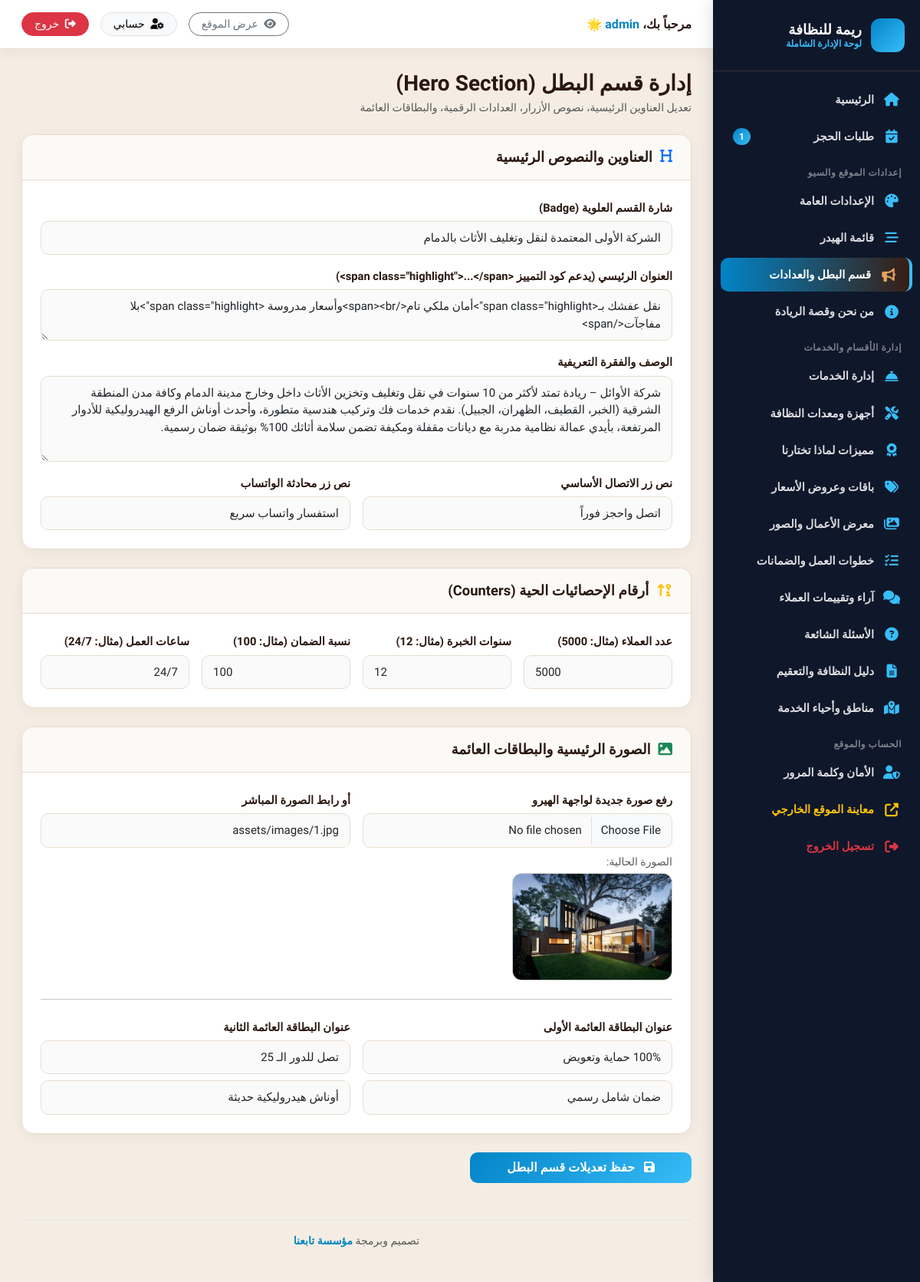
/admin/hero.php (signed in), run on an earlier commit of the app's database.
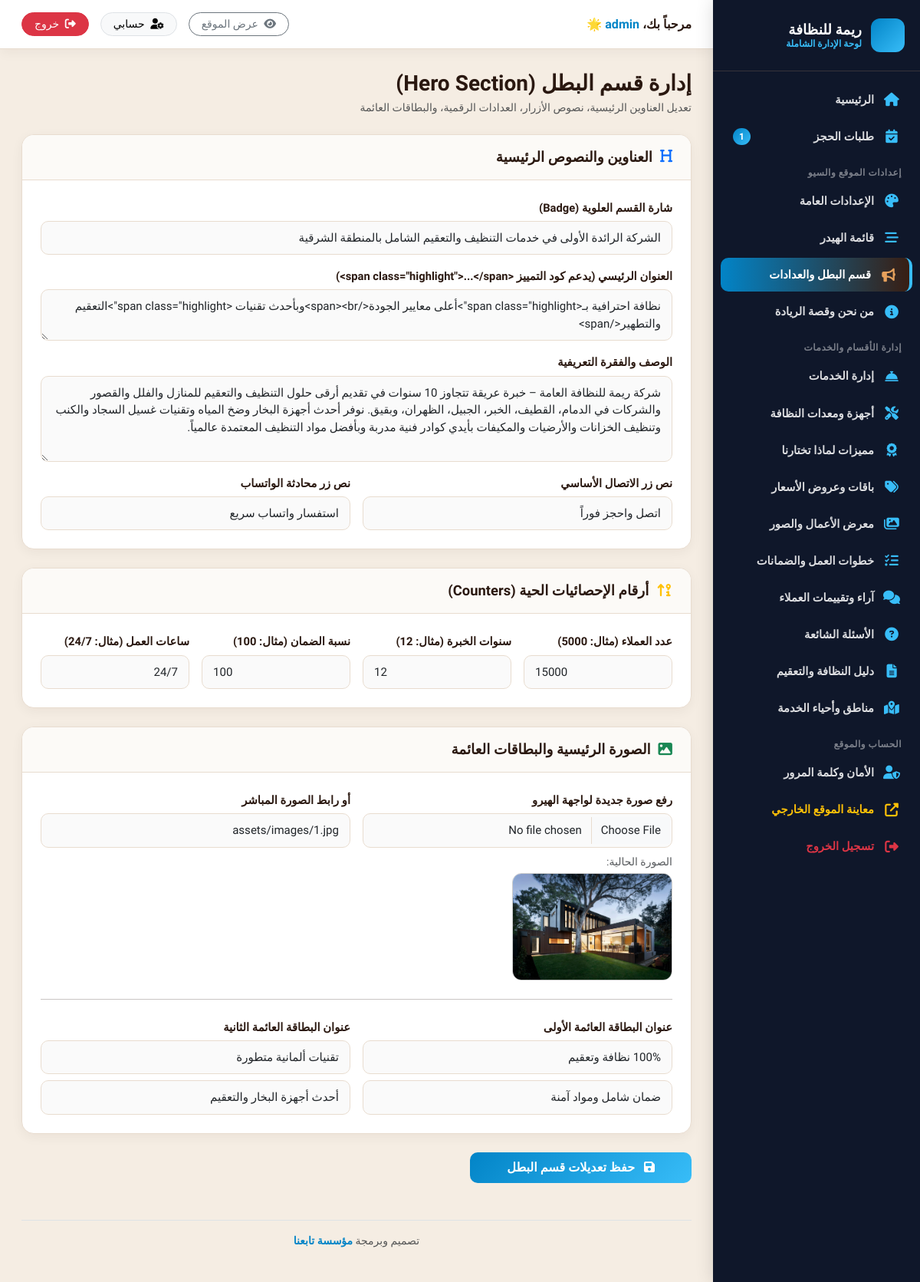
And on a later commit of the database.
### tables this page shows
CREATE TABLE sections_content (
  section_key TEXT PRIMARY KEY,
  content_data TEXT NOT NULL
);

### includes/functions.php (called while the page is built, shortened)
<?php
require_once __DIR__ . '/db.php';
function get_section($section_key, $default = []) {
    global $pdo;
    try {
        $stmt = $pdo->prepare("SELECT content_data FROM sections_content WHERE section_key = :k LIMIT 1");
        $stmt->execute([':k' => $section_key]);
        $row = $stmt->fetch();
        if ($row && !empty($row['content_data'])) {
            $decoded = json_decode($row['content_data'], true);
            return is_array($decoded) ? array_merge($default, $decoded) : $default;
        }
    } catch (Exception $e) {}
    return $default;
}

### admin/hero.php (the view, shortened to what the rows shown need)
<?php
require_once __DIR__ . '/includes/admin_header.php';
$hero = get_section('hero', [
    'badge'          => 'الشركة الرائدة الأولى في خدمات التنظيف والتعقيم الشامل بالمنطقة الشرقية',
    'title'          => 'نظافة احترافية بـ<span class="highlight">أعلى معايير الجودة</span><br>وبأحدث تقنيات <span class="highlight">التعقيم والتطهير</span>',
    'desc'           => 'شركة ريمة للنظافة العامة – خبرة عريقة تتجاوز 10 سنوات في تقديم أرقى حلول التنظيف والتعقيم للمنازل والفلل والقصور والشركات في الدمام، القطيف، الخبر، الجبيل، الظهران، وبقيق. نوفر أحدث أجهزة البخار وضخ المياه وتقنيات غسيل السجاد والكنب وتنظيف الخزانات والأرضيات والمكيفات بأيدي كوادر فنية مدربة وبأفضل مواد التنظيف المعتمدة عالمياً.',
    'btn_call'       => 'اتصل واحجز فوراً',
    'btn_wa'         => 'استفسار واتساب سريع',
    'stat_clients'   => '5000',
    'stat_years'     => '12',
    'stat_guarantee' => '100',
    'stat_hours'     => '24/7',
    'card1_title'    => '100% نظافة وتعقيم',
    'card1_sub'      => 'ضمان شامل ومواد آمنة',
    'card2_title'    => 'تقنيات ألمانية متطورة',
    'card2_sub'      => 'أحدث أجهزة البخار والتعقيم',
    'image'          => 'assets/images/1.jpg'
]);
?>
<form method="POST" action="hero.php" enctype="multipart/form-data">
  <div class="content-card">
    <div class="content-card-body">
      <div class="row g-3">
        <div class="col-12">
          <label class="form-label">شارة القسم العلوية (Badge)</label>
          <input type="text" name="badge" class="form-control" value="<?= htmlspecialchars($hero['badge'] ?? '') ?>" required />
        </div>
        <div class="col-12">
          <label class="form-label">العنوان الرئيسي (يدعم كود التمييز &lt;span class="highlight"&gt;...&lt;/span&gt;)</label>
          <textarea name="title" class="form-control" rows="2" required><?= htmlspecialchars($hero['title'] ?? '') ?></textarea>
        </div>
        <div class="col-12">
          <label class="form-label">الوصف والفقرة التعريفية</label>
          <textarea name="desc" class="form-control" rows="4" required><?= htmlspecialchars($hero['desc'] ?? '') ?></textarea>
        </div>
        <div class="col-md-6">
          <label class="form-label">نص زر الاتصال الأساسي</label>
          <input type="text" name="btn_call" class="form-control" value="<?= htmlspecialchars($hero['btn_call'] ?? '') ?>" />
        </div>
        <div class="col-md-6">
          <label class="form-label">نص زر محادثة الواتساب</label>
          <input type="text" name="btn_wa" class="form-control" value="<?= htmlspecialchars($hero['btn_wa'] ?? '') ?>" />
        </div>
      </div>
    </div>
  </div>
  <div class="content-card">
    <div class="content-card-body">
      <div class="row g-3">
        <div class="col-md-3">
          <label class="form-label">عدد العملاء (مثال: 5000)</label>
          <input type="number" name="stat_clients" class="form-control" value="<?= htmlspecialchars($hero['stat_clients'] ?? '5000') ?>" required />
        </div>
        <div class="col-md-3">
          <label class="form-label">سنوات الخبرة (مثال: 12)</label>
          <input type="number" name="stat_years" class="form-control" value="<?= htmlspecialchars($hero['stat_years'] ?? '12') ?>" required />
        </div>
        <div class="col-md-3">
          <label class="form-label">نسبة الضمان (مثال: 100)</label>
          <input type="number" name="stat_guarantee" class="form-control" value="<?= htmlspecialchars($hero['stat_guarantee'] ?? '100') ?>" required />
        </div>
        <div class="col-md-3">
          <label class="form-label">ساعات العمل (مثال: 24/7)</label>
          <input type="text" name="stat_hours" class="form-control" value="<?= htmlspecialchars($hero['stat_hours'] ?? '24/7') ?>" required />
        </div>
      </div>
    </div>
  </div>
  <div class="content-card">
    <div class="content-card-body">
      <div class="row g-3">
        <div class="col-md-6">
          <label class="form-label">أو رابط الصورة المباشر</label>
          <input type="text" name="hero_image_url" class="form-control" value="<?= htmlspecialchars($hero['image'] ?? '') ?>" />
        </div>
        <div class="col-md-6">
          <label class="form-label">عنوان البطاقة العائمة الأولى</label>
          <input type="text" name="card1_title" class="form-control" value="<?= htmlspecialchars($hero['card1_title'] ?? '') ?>" />
          <input type="text" name="card1_sub" class="form-control mt-2" placeholder="النص الفرعي" value="<?= htmlspecialchars($hero['card1_sub'] ?? '') ?>" />
        </div>
        <div class="col-md-6">
          <label class="form-label">عنوان البطاقة العائمة الثانية</label>
          <input type="text" name="card2_title" class="form-control" value="<?= htmlspecialchars($hero['card2_title'] ?? '') ?>" />
          <input type="text" name="card2_sub" class="form-control mt-2" placeholder="النص الفرعي" value="<?= htmlspecialchars($hero['card2_sub'] ?? '') ?>" />
        </div>
      </div>
    </div>
  </div>
</form>
<?php require_once __DIR__ . '/includes/admin_footer.php'; ?>

What changed in the data, as far as the page shows it:
changed sections_content "اتصل واحجز فوراً": badge "الشركة الأولى المعتمدة لنقل وتغليف الأثاث بالدمام" → "الشركة الرائدة الأولى في خدمات التنظيف والتعقيم الشامل بالمنطقة الشرقية"; title "نقل عفشك بـ<span class=\"highlight\">أمان ملكي تام</span><br>وأسعار مدروسة <span class=\"highlight\">بلا مفاجآت</span>" → "نظافة احترافية بـ<span class=\"highlight\">أعلى معايير الجودة</span><br>وبأحدث تقنيات <span class=\"highlight\">التعقيم والتطهير</span>"; desc "شركة الأوائل – ريادة تمتد لأكثر من 10 سنوات في نقل وتغليف وتخزين الأثاث داخل وخارج مدينة الدمام وكافة مدن المنطقة الشرقية (الخبر، القطيف، الظهران، الجبيل). نقدم خدمات فك وتركيب هندسية متطورة، وأحدث أوناش الرفع الهيدروليكية للأدوار المرتفعة، بأيدي عمالة نظامية مدربة مع ديانات مقفلة ومكيفة تضمن سلامة أثاثك 100% بوثيقة ضمان رسمية." → "شركة ريمة للنظافة العامة – خبرة عريقة تتجاوز 10 سنوات في تقديم أرقى حلول التنظيف والتعقيم للمنازل والفلل والقصور والشركات في الدمام، القطيف، الخبر، الجبيل، الظهران، وبقيق. نوفر أحدث أجهزة البخار وضخ المياه وتقنيات غسيل السجاد والكنب وتنظيف الخزانات والأرضيات والمكيفات بأيدي كوادر فنية مدربة وبأفضل مواد التنظيف المعتمدة عالمياً."; stat_clients "5000" → "15000"; card1_title "100% حماية وتعويض" → "100% نظافة وتعقيم"; card1_sub "ضمان شامل رسمي" → "ضمان شامل ومواد آمنة"; card2_title "تصل للدور الـ 25" → "تقنيات ألمانية متطورة"; card2_sub "أوناش هيدروليكية حديثة" → "أحدث أجهزة البخار والتعقيم"
